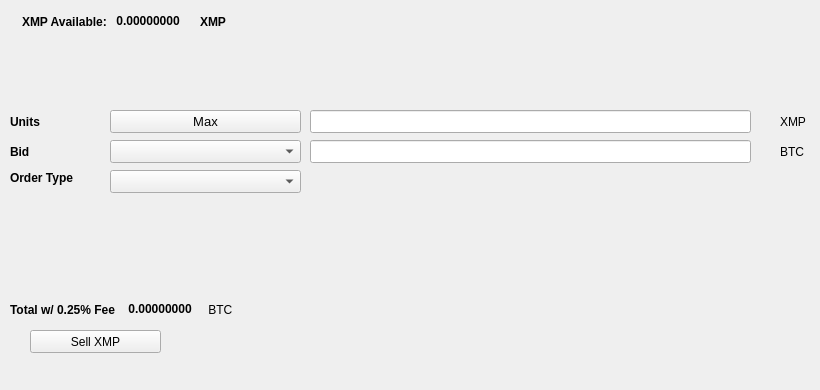
   <widget class="QWidget" name="SellTab">
    <attribute name="title">
     <string>Sell</string>
    </attribute>
    <widget class="QLabel" name="label_16">
     <property name="geometry">
      <rect>
       <x>780</x>
       <y>140</y>
       <width>31</width>
       <height>23</height>
      </rect>
     </property>
     <property name="text">
      <string>BTC</string>
     </property>
    </widget>
    <widget class="QComboBox" name="SellBidcomboBox">
     <property name="geometry">
      <rect>
       <x>110</x>
       <y>140</y>
       <width>191</width>
       <height>23</height>
      </rect>
     </property>
     <property name="font">
      <font>
       <pointsize>10</pointsize>
      </font>
     </property>
    </widget>
    <widget class="QLabel" name="label_18">
     <property name="geometry">
      <rect>
       <x>10</x>
       <y>110</y>
       <width>46</width>
       <height>23</height>
      </rect>
     </property>
     <property name="font">
      <font>
       <weight>75</weight>
       <bold>true</bold>
      </font>
     </property>
     <property name="text">
      <string>Units</string>
     </property>
    </widget>
    <widget class="QPushButton" name="Sell_Max_Amount">
     <property name="geometry">
      <rect>
       <x>110</x>
       <y>110</y>
       <width>191</width>
       <height>23</height>
      </rect>
     </property>
     <property name="font">
      <font>
       <pointsize>10</pointsize>
      </font>
     </property>
     <property name="text">
      <string>Max</string>
     </property>
    </widget>
    <widget class="QLabel" name="label_20">
     <property name="geometry">
      <rect>
       <x>10</x>
       <y>170</y>
       <width>91</width>
       <height>16</height>
      </rect>
     </property>
     <property name="font">
      <font>
       <weight>75</weight>
       <bold>true</bold>
      </font>
     </property>
     <property name="text">
      <string>Order Type</string>
     </property>
    </widget>
    <widget class="QComboBox" name="SellOrdertypeCombo">
     <property name="geometry">
      <rect>
       <x>110</x>
       <y>170</y>
       <width>191</width>
       <height>23</height>
      </rect>
     </property>
     <property name="font">
      <font>
       <pointsize>10</pointsize>
      </font>
     </property>
    </widget>
    <widget class="QLabel" name="label_21">
     <property name="geometry">
      <rect>
       <x>10</x>
       <y>140</y>
       <width>46</width>
       <height>23</height>
      </rect>
     </property>
     <property name="font">
      <font>
       <weight>75</weight>
       <bold>true</bold>
      </font>
     </property>
     <property name="text">
      <string>Bid</string>
     </property>
    </widget>
    <widget class="QLabel" name="label_22">
     <property name="geometry">
      <rect>
       <x>780</x>
       <y>110</y>
       <width>31</width>
       <height>23</height>
      </rect>
     </property>
     <property name="text">
      <string>XMP</string>
     </property>
    </widget>
    <widget class="QLineEdit" name="UnitsInputXMP">
     <property name="geometry">
      <rect>
       <x>310</x>
       <y>110</y>
       <width>441</width>
       <height>23</height>
      </rect>
     </property>
     <property name="font">
      <font>
       <pointsize>9</pointsize>
       <weight>75</weight>
       <bold>true</bold>
      </font>
     </property>
    </widget>
    <widget class="QLineEdit" name="SellBidPriceEdit">
     <property name="geometry">
      <rect>
       <x>310</x>
       <y>140</y>
       <width>441</width>
       <height>23</height>
      </rect>
     </property>
     <property name="font">
      <font>
       <pointsize>9</pointsize>
       <weight>75</weight>
       <bold>true</bold>
      </font>
     </property>
    </widget>
    <widget class="QPushButton" name="SellXMPBTN">
     <property name="geometry">
      <rect>
       <x>30</x>
       <y>330</y>
       <width>131</width>
       <height>23</height>
      </rect>
     </property>
     <property name="text">
      <string>Sell XMP</string>
     </property>
     <property name="icon">
      <iconset resource="../amp">
       <normaloff>:/icons/bitcoin</normaloff>:/icons/bitcoin</iconset>
     </property>
    </widget>
    <widget class="QWidget" name="layoutWidget3">
     <property name="geometry">
      <rect>
       <x>22</x>
       <y>12</y>
       <width>258</width>
       <height>19</height>
      </rect>
     </property>
     <layout class="QHBoxLayout" name="horizontalLayout">
      <item>
       <widget class="QLabel" name="label232_2">
        <property name="font">
         <font>
          <weight>75</weight>
          <bold>true</bold>
         </font>
        </property>
        <property name="text">
         <string>XMP Available:</string>
        </property>
       </widget>
      </item>
      <item>
       <widget class="QLabel" name="XMPAvailableLabel">
        <property name="palette">
         <palette>
          <active>
           <colorrole role="WindowText">
            <brush brushstyle="SolidPattern">
             <color alpha="255">
              <red>0</red>
              <green>0</green>
              <blue>0</blue>
             </color>
            </brush>
           </colorrole>
           <colorrole role="Button">
            <brush brushstyle="SolidPattern">
             <color alpha="255">
              <red>0</red>
              <green>170</green>
              <blue>0</blue>
             </color>
            </brush>
           </colorrole>
           <colorrole role="Light">
            <brush brushstyle="SolidPattern">
             <color alpha="255">
              <red>0</red>
              <green>255</green>
              <blue>0</blue>
             </color>
            </brush>
           </colorrole>
           <colorrole role="Midlight">
            <brush brushstyle="SolidPattern">
             <color alpha="255">
              <red>0</red>
              <green>212</green>
              <blue>0</blue>
             </color>
            </brush>
           </colorrole>
           <colorrole role="Dark">
            <brush brushstyle="SolidPattern">
             <color alpha="255">
              <red>0</red>
              <green>85</green>
              <blue>0</blue>
             </color>
            </brush>
           </colorrole>
           <colorrole role="Mid">
            <brush brushstyle="SolidPattern">
             <color alpha="255">
              <red>0</red>
              <green>113</green>
              <blue>0</blue>
             </color>
            </brush>
           </colorrole>
           <colorrole role="Text">
            <brush brushstyle="SolidPattern">
             <color alpha="255">
              <red>0</red>
              <green>170</green>
              <blue>0</blue>
             </color>
            </brush>
           </colorrole>
           <colorrole role="BrightText">
            <brush brushstyle="SolidPattern">
             <color alpha="255">
              <red>255</red>
              <green>255</green>
              <blue>255</blue>
             </color>
            </brush>
           </colorrole>
           <colorrole role="ButtonText">
            <brush brushstyle="SolidPattern">
             <color alpha="255">
              <red>0</red>
              <green>0</green>
              <blue>0</blue>
             </color>
            </brush>
           </colorrole>
           <colorrole role="Base">
            <brush brushstyle="SolidPattern">
             <color alpha="255">
              <red>255</red>
              <green>255</green>
              <blue>255</blue>
             </color>
            </brush>
           </colorrole>
           <colorrole role="Window">
            <brush brushstyle="SolidPattern">
             <color alpha="255">
              <red>0</red>
              <green>170</green>
              <blue>0</blue>
             </color>
            </brush>
           </colorrole>
           <colorrole role="Shadow">
            <brush brushstyle="SolidPattern">
             <color alpha="255">
              <red>0</red>
              <green>0</green>
              <blue>0</blue>
             </color>
            </brush>
           </colorrole>
           <colorrole role="AlternateBase">
            <brush brushstyle="SolidPattern">
             <color alpha="255">
              <red>127</red>
              <green>212</green>
              <blue>127</blue>
             </color>
            </brush>
           </colorrole>
           <colorrole role="ToolTipBase">
            <brush brushstyle="SolidPattern">
             <color alpha="255">
              <red>255</red>
              <green>255</green>
              <blue>220</blue>
             </color>
            </brush>
           </colorrole>
           <colorrole role="ToolTipText">
            <brush brushstyle="SolidPattern">
             <color alpha="255">
              <red>0</red>
              <green>0</green>
              <blue>0</blue>
             </color>
            </brush>
           </colorrole>
          </active>
          <inactive>
           <colorrole role="WindowText">
            <brush brushstyle="SolidPattern">
             <color alpha="255">
              <red>0</red>
              <green>0</green>
              <blue>0</blue>
             </color>
            </brush>
           </colorrole>
           <colorrole role="Button">
            <brush brushstyle="SolidPattern">
             <color alpha="255">
              <red>0</red>
              <green>170</green>
              <blue>0</blue>
             </color>
            </brush>
           </colorrole>
           <colorrole role="Light">
            <brush brushstyle="SolidPattern">
             <color alpha="255">
              <red>0</red>
              <green>255</green>
              <blue>0</blue>
             </color>
            </brush>
           </colorrole>
           <colorrole role="Midlight">
            <brush brushstyle="SolidPattern">
             <color alpha="255">
              <red>0</red>
              <green>212</green>
              <blue>0</blue>
             </color>
            </brush>
           </colorrole>
           <colorrole role="Dark">
            <brush brushstyle="SolidPattern">
             <color alpha="255">
              <red>0</red>
              <green>85</green>
              <blue>0</blue>
             </color>
            </brush>
           </colorrole>
           <colorrole role="Mid">
            <brush brushstyle="SolidPattern">
             <color alpha="255">
              <red>0</red>
              <green>113</green>
              <blue>0</blue>
             </color>
            </brush>
           </colorrole>
           <colorrole role="Text">
            <brush brushstyle="SolidPattern">
             <color alpha="255">
              <red>0</red>
              <green>170</green>
              <blue>0</blue>
             </color>
            </brush>
           </colorrole>
           <colorrole role="BrightText">
            <brush brushstyle="SolidPattern">
             <color alpha="255">
              <red>255</red>
              <green>255</green>
              <blue>255</blue>
             </color>
            </brush>
           </colorrole>
           <colorrole role="ButtonText">
            <brush brushstyle="SolidPattern">
             <color alpha="255">
              <red>0</red>
              <green>0</green>
              <blue>0</blue>
             </color>
            </brush>
           </colorrole>
           <colorrole role="Base">
            <brush brushstyle="SolidPattern">
             <color alpha="255">
              <red>255</red>
              <green>255</green>
              <blue>255</blue>
             </color>
            </brush>
           </colorrole>
           <colorrole role="Window">
            <brush brushstyle="SolidPattern">
             <color alpha="255">
              <red>0</red>
              <green>170</green>
              <blue>0</blue>
             </color>
            </brush>
           </colorrole>
           <colorrole role="Shadow">
            <brush brushstyle="SolidPattern">
             <color alpha="255">
              <red>0</red>
              <green>0</green>
              <blue>0</blue>
             </color>
            </brush>
           </colorrole>
           <colorrole role="AlternateBase">
            <brush brushstyle="SolidPattern">
             <color alpha="255">
              <red>127</red>
              <green>212</green>
              <blue>127</blue>
             </color>
            </brush>
           </colorrole>
           <colorrole role="ToolTipBase">
            <brush brushstyle="SolidPattern">
             <color alpha="255">
              <red>255</red>
              <green>255</green>
              <blue>220</blue>
             </color>
            </brush>
           </colorrole>
           <colorrole role="ToolTipText">
            <brush brushstyle="SolidPattern">
             <color alpha="255">
              <red>0</red>
              <green>0</green>
              <blue>0</blue>
             </color>
            </brush>
           </colorrole>
          </inactive>
          <disabled>
           <colorrole role="WindowText">
            <brush brushstyle="SolidPattern">
             <color alpha="255">
              <red>0</red>
              <green>85</green>
              <blue>0</blue>
             </color>
            </brush>
           </colorrole>
           <colorrole role="Button">
            <brush brushstyle="SolidPattern">
             <color alpha="255">
              <red>0</red>
              <green>170</green>
              <blue>0</blue>
             </color>
            </brush>
           </colorrole>
           <colorrole role="Light">
            <brush brushstyle="SolidPattern">
             <color alpha="255">
              <red>0</red>
              <green>255</green>
              <blue>0</blue>
             </color>
            </brush>
           </colorrole>
           <colorrole role="Midlight">
            <brush brushstyle="SolidPattern">
             <color alpha="255">
              <red>0</red>
              <green>212</green>
              <blue>0</blue>
             </color>
            </brush>
           </colorrole>
           <colorrole role="Dark">
            <brush brushstyle="SolidPattern">
             <color alpha="255">
              <red>0</red>
              <green>85</green>
              <blue>0</blue>
             </color>
            </brush>
           </colorrole>
           <colorrole role="Mid">
            <brush brushstyle="SolidPattern">
             <color alpha="255">
              <red>0</red>
              <green>113</green>
              <blue>0</blue>
             </color>
            </brush>
           </colorrole>
           <colorrole role="Text">
            <brush brushstyle="SolidPattern">
             <color alpha="255">
              <red>0</red>
              <green>85</green>
              <blue>0</blue>
             </color>
            </brush>
           </colorrole>
           <colorrole role="BrightText">
            <brush brushstyle="SolidPattern">
             <color alpha="255">
              <red>255</red>
              <green>255</green>
              <blue>255</blue>
             </color>
            </brush>
           </colorrole>
           <colorrole role="ButtonText">
            <brush brushstyle="SolidPattern">
             <color alpha="255">
              <red>0</red>
              <green>85</green>
              <blue>0</blue>
             </color>
            </brush>
           </colorrole>
           <colorrole role="Base">
            <brush brushstyle="SolidPattern">
             <color alpha="255">
              <red>0</red>
              <green>170</green>
              <blue>0</blue>
             </color>
            </brush>
           </colorrole>
           <colorrole role="Window">
            <brush brushstyle="SolidPattern">
             <color alpha="255">
              <red>0</red>
              <green>170</green>
              <blue>0</blue>
             </color>
            </brush>
           </colorrole>
           <colorrole role="Shadow">
            <brush brushstyle="SolidPattern">
             <color alpha="255">
              <red>0</red>
              <green>0</green>
              <blue>0</blue>
             </color>
            </brush>
           </colorrole>
           <colorrole role="AlternateBase">
            <brush brushstyle="SolidPattern">
             <color alpha="255">
              <red>0</red>
              <green>170</green>
              <blue>0</blue>
             </color>
            </brush>
           </colorrole>
           <colorrole role="ToolTipBase">
            <brush brushstyle="SolidPattern">
             <color alpha="255">
              <red>255</red>
              <green>255</green>
              <blue>220</blue>
             </color>
            </brush>
           </colorrole>
           <colorrole role="ToolTipText">
            <brush brushstyle="SolidPattern">
             <color alpha="255">
              <red>0</red>
              <green>0</green>
              <blue>0</blue>
             </color>
            </brush>
           </colorrole>
          </disabled>
         </palette>
        </property>
        <property name="font">
         <font>
          <weight>75</weight>
          <bold>true</bold>
         </font>
        </property>
        <property name="text">
         <string> 0.00000000 </string>
        </property>
        <property name="textInteractionFlags">
         <set>Qt::LinksAccessibleByMouse|Qt::TextSelectableByKeyboard|Qt::TextSelectableByMouse</set>
        </property>
       </widget>
      </item>
      <item>
       <widget class="QLabel" name="labelXMP">
        <property name="font">
         <font>
          <weight>75</weight>
          <bold>true</bold>
         </font>
        </property>
        <property name="text">
         <string>XMP</string>
        </property>
       </widget>
      </item>
     </layout>
    </widget>
    <widget class="QWidget" name="layoutWidget">
     <property name="geometry">
      <rect>
       <x>10</x>
       <y>300</y>
       <width>268</width>
       <height>19</height>
      </rect>
     </property>
     <layout class="QHBoxLayout" name="horizontalLayout_2">
      <item>
       <widget class="QLabel" name="label_19">
        <property name="font">
         <font>
          <weight>75</weight>
          <bold>true</bold>
         </font>
        </property>
        <property name="text">
         <string>Total w/ 0.25% Fee </string>
        </property>
       </widget>
      </item>
      <item>
       <widget class="QLabel" name="SellCostLabel">
        <property name="palette">
         <palette>
          <active>
           <colorrole role="WindowText">
            <brush brushstyle="SolidPattern">
             <color alpha="255">
              <red>0</red>
              <green>0</green>
              <blue>0</blue>
             </color>
            </brush>
           </colorrole>
           <colorrole role="Button">
            <brush brushstyle="SolidPattern">
             <color alpha="255">
              <red>0</red>
              <green>170</green>
              <blue>0</blue>
             </color>
            </brush>
           </colorrole>
           <colorrole role="Light">
            <brush brushstyle="SolidPattern">
             <color alpha="255">
              <red>0</red>
              <green>255</green>
              <blue>0</blue>
             </color>
            </brush>
           </colorrole>
           <colorrole role="Midlight">
            <brush brushstyle="SolidPattern">
             <color alpha="255">
              <red>0</red>
              <green>212</green>
              <blue>0</blue>
             </color>
            </brush>
           </colorrole>
           <colorrole role="Dark">
            <brush brushstyle="SolidPattern">
             <color alpha="255">
              <red>0</red>
              <green>85</green>
              <blue>0</blue>
             </color>
            </brush>
           </colorrole>
           <colorrole role="Mid">
            <brush brushstyle="SolidPattern">
             <color alpha="255">
              <red>0</red>
              <green>113</green>
              <blue>0</blue>
             </color>
            </brush>
           </colorrole>
           <colorrole role="Text">
            <brush brushstyle="SolidPattern">
             <color alpha="255">
              <red>0</red>
              <green>170</green>
              <blue>0</blue>
             </color>
            </brush>
           </colorrole>
           <colorrole role="BrightText">
            <brush brushstyle="SolidPattern">
             <color alpha="255">
              <red>255</red>
              <green>255</green>
              <blue>255</blue>
             </color>
            </brush>
           </colorrole>
           <colorrole role="ButtonText">
            <brush brushstyle="SolidPattern">
             <color alpha="255">
              <red>0</red>
              <green>0</green>
              <blue>0</blue>
             </color>
            </brush>
           </colorrole>
           <colorrole role="Base">
            <brush brushstyle="SolidPattern">
             <color alpha="255">
              <red>255</red>
              <green>255</green>
              <blue>255</blue>
             </color>
            </brush>
           </colorrole>
           <colorrole role="Window">
            <brush brushstyle="SolidPattern">
             <color alpha="255">
              <red>0</red>
              <green>170</green>
              <blue>0</blue>
             </color>
            </brush>
           </colorrole>
           <colorrole role="Shadow">
            <brush brushstyle="SolidPattern">
             <color alpha="255">
              <red>0</red>
              <green>0</green>
              <blue>0</blue>
             </color>
            </brush>
           </colorrole>
           <colorrole role="AlternateBase">
            <brush brushstyle="SolidPattern">
             <color alpha="255">
              <red>127</red>
              <green>212</green>
              <blue>127</blue>
             </color>
            </brush>
           </colorrole>
           <colorrole role="ToolTipBase">
            <brush brushstyle="SolidPattern">
             <color alpha="255">
              <red>255</red>
              <green>255</green>
              <blue>220</blue>
             </color>
            </brush>
           </colorrole>
           <colorrole role="ToolTipText">
            <brush brushstyle="SolidPattern">
             <color alpha="255">
              <red>0</red>
              <green>0</green>
              <blue>0</blue>
             </color>
            </brush>
           </colorrole>
          </active>
          <inactive>
           <colorrole role="WindowText">
            <brush brushstyle="SolidPattern">
             <color alpha="255">
              <red>0</red>
              <green>0</green>
              <blue>0</blue>
             </color>
            </brush>
           </colorrole>
           <colorrole role="Button">
            <brush brushstyle="SolidPattern">
             <color alpha="255">
              <red>0</red>
              <green>170</green>
              <blue>0</blue>
             </color>
            </brush>
           </colorrole>
           <colorrole role="Light">
            <brush brushstyle="SolidPattern">
             <color alpha="255">
              <red>0</red>
              <green>255</green>
              <blue>0</blue>
             </color>
            </brush>
           </colorrole>
           <colorrole role="Midlight">
            <brush brushstyle="SolidPattern">
             <color alpha="255">
              <red>0</red>
              <green>212</green>
              <blue>0</blue>
             </color>
            </brush>
           </colorrole>
           <colorrole role="Dark">
            <brush brushstyle="SolidPattern">
             <color alpha="255">
              <red>0</red>
              <green>85</green>
              <blue>0</blue>
             </color>
            </brush>
           </colorrole>
           <colorrole role="Mid">
            <brush brushstyle="SolidPattern">
             <color alpha="255">
              <red>0</red>
              <green>113</green>
              <blue>0</blue>
             </color>
            </brush>
           </colorrole>
           <colorrole role="Text">
            <brush brushstyle="SolidPattern">
             <color alpha="255">
              <red>0</red>
              <green>170</green>
              <blue>0</blue>
             </color>
            </brush>
           </colorrole>
           <colorrole role="BrightText">
            <brush brushstyle="SolidPattern">
             <color alpha="255">
              <red>255</red>
              <green>255</green>
              <blue>255</blue>
             </color>
            </brush>
           </colorrole>
           <colorrole role="ButtonText">
            <brush brushstyle="SolidPattern">
             <color alpha="255">
              <red>0</red>
              <green>0</green>
              <blue>0</blue>
             </color>
            </brush>
           </colorrole>
           <colorrole role="Base">
            <brush brushstyle="SolidPattern">
             <color alpha="255">
              <red>255</red>
              <green>255</green>
              <blue>255</blue>
             </color>
            </brush>
           </colorrole>
           <colorrole role="Window">
            <brush brushstyle="SolidPattern">
             <color alpha="255">
              <red>0</red>
              <green>170</green>
              <blue>0</blue>
             </color>
            </brush>
           </colorrole>
           <colorrole role="Shadow">
            <brush brushstyle="SolidPattern">
             <color alpha="255">
              <red>0</red>
              <green>0</green>
              <blue>0</blue>
             </color>
            </brush>
           </colorrole>
           <colorrole role="AlternateBase">
            <brush brushstyle="SolidPattern">
             <color alpha="255">
              <red>127</red>
              <green>212</green>
              <blue>127</blue>
             </color>
            </brush>
           </colorrole>
           <colorrole role="ToolTipBase">
            <brush brushstyle="SolidPattern">
             <color alpha="255">
              <red>255</red>
              <green>255</green>
              <blue>220</blue>
             </color>
            </brush>
           </colorrole>
           <colorrole role="ToolTipText">
            <brush brushstyle="SolidPattern">
             <color alpha="255">
              <red>0</red>
              <green>0</green>
              <blue>0</blue>
             </color>
            </brush>
           </colorrole>
          </inactive>
          <disabled>
           <colorrole role="WindowText">
            <brush brushstyle="SolidPattern">
             <color alpha="255">
              <red>0</red>
              <green>85</green>
              <blue>0</blue>
             </color>
            </brush>
           </colorrole>
           <colorrole role="Button">
            <brush brushstyle="SolidPattern">
             <color alpha="255">
              <red>0</red>
              <green>170</green>
              <blue>0</blue>
             </color>
            </brush>
           </colorrole>
           <colorrole role="Light">
            <brush brushstyle="SolidPattern">
             <color alpha="255">
              <red>0</red>
              <green>255</green>
              <blue>0</blue>
             </color>
            </brush>
           </colorrole>
           <colorrole role="Midlight">
            <brush brushstyle="SolidPattern">
             <color alpha="255">
              <red>0</red>
              <green>212</green>
              <blue>0</blue>
             </color>
            </brush>
           </colorrole>
           <colorrole role="Dark">
            <brush brushstyle="SolidPattern">
             <color alpha="255">
              <red>0</red>
              <green>85</green>
              <blue>0</blue>
             </color>
            </brush>
           </colorrole>
           <colorrole role="Mid">
            <brush brushstyle="SolidPattern">
             <color alpha="255">
              <red>0</red>
              <green>113</green>
              <blue>0</blue>
             </color>
            </brush>
           </colorrole>
           <colorrole role="Text">
            <brush brushstyle="SolidPattern">
             <color alpha="255">
              <red>0</red>
              <green>85</green>
              <blue>0</blue>
             </color>
            </brush>
           </colorrole>
           <colorrole role="BrightText">
            <brush brushstyle="SolidPattern">
             <color alpha="255">
              <red>255</red>
              <green>255</green>
              <blue>255</blue>
             </color>
            </brush>
           </colorrole>
           <colorrole role="ButtonText">
            <brush brushstyle="SolidPattern">
             <color alpha="255">
              <red>0</red>
              <green>85</green>
              <blue>0</blue>
             </color>
            </brush>
           </colorrole>
           <colorrole role="Base">
            <brush brushstyle="SolidPattern">
             <color alpha="255">
              <red>0</red>
              <green>170</green>
              <blue>0</blue>
             </color>
            </brush>
           </colorrole>
           <colorrole role="Window">
            <brush brushstyle="SolidPattern">
             <color alpha="255">
              <red>0</red>
              <green>170</green>
              <blue>0</blue>
             </color>
            </brush>
           </colorrole>
           <colorrole role="Shadow">
            <brush brushstyle="SolidPattern">
             <color alpha="255">
              <red>0</red>
              <green>0</green>
              <blue>0</blue>
             </color>
            </brush>
           </colorrole>
           <colorrole role="AlternateBase">
            <brush brushstyle="SolidPattern">
             <color alpha="255">
              <red>0</red>
              <green>170</green>
              <blue>0</blue>
             </color>
            </brush>
           </colorrole>
           <colorrole role="ToolTipBase">
            <brush brushstyle="SolidPattern">
             <color alpha="255">
              <red>255</red>
              <green>255</green>
              <blue>220</blue>
             </color>
            </brush>
           </colorrole>
           <colorrole role="ToolTipText">
            <brush brushstyle="SolidPattern">
             <color alpha="255">
              <red>0</red>
              <green>0</green>
              <blue>0</blue>
             </color>
            </brush>
           </colorrole>
          </disabled>
         </palette>
        </property>
        <property name="font">
         <font>
          <weight>75</weight>
          <bold>true</bold>
         </font>
        </property>
        <property name="autoFillBackground">
         <bool>false</bool>
        </property>
        <property name="text">
         <string> 0.00000000</string>
        </property>
        <property name="textInteractionFlags">
         <set>Qt::LinksAccessibleByMouse|Qt::TextSelectableByMouse</set>
        </property>
       </widget>
      </item>
      <item>
       <widget class="QLabel" name="label_17">
        <property name="font">
         <font>
          <weight>50</weight>
          <bold>false</bold>
         </font>
        </property>
        <property name="text">
         <string> BTC</string>
        </property>
       </widget>
      </item>
     </layout>
    </widget>
    <widget class="QLabel" name="label_23">
     <property name="geometry">
      <rect>
       <x>460</x>
       <y>300</y>
       <width>281</width>
       <height>81</height>
      </rect>
     </property>
     <property name="text">
      <string/>
     </property>
     <property name="pixmap">
      <pixmap>:/images/bittrex</pixmap>
     </property>
    </widget>
   </widget>
